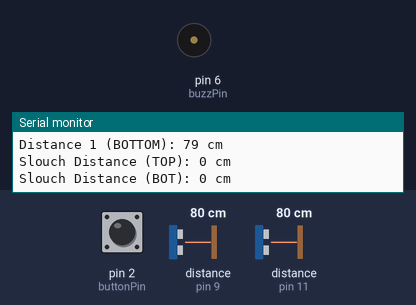
Recording of a sketch running on a simulated Arduino Uno, built with avr-gcc and run on an emulated ATmega328P. Parts: buzzer (waves = sounding), the last lines printed to the serial monitor. Wiring (inferred from the names in the program): 2 × ultrasonic range finder: trigger pin 10, echo pin 9 / trigger pin 12, echo pin 11. The inputs (shaded band) are chosen by the test bench; at power-on: pin 2 (buttonPin) LOW, distance to the obstacle (sensors on pin 9, pin 11) 80 cm. The echo pulse lasts 58.3 µs per cm.

Above: at 1.2 s.
1.3 s: pin 2 (buttonPin) pulled HIGH for 0.15 s
At 1.7 s:
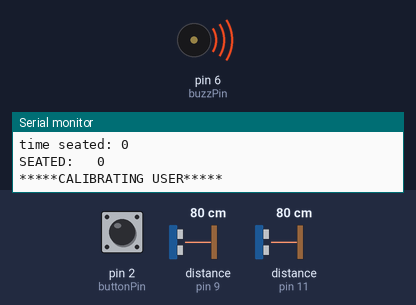
Timing chart, 0 to 12.3 s (numbered marks = the images above; inputs shaded):
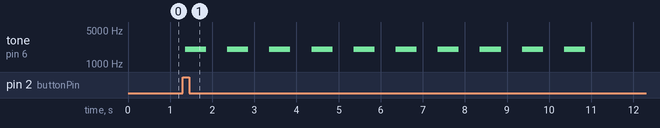

The sketch:

stretch_buddy.ino
```cpp
// ---------------------------------------------------------------- //
// Arduino
// ---------------------------------------------------------------- //

#define echoPin 11 // attach pin D2 Arduino to pin Echo of HC-SR04
#define trigPin 12 //attach pin D3 Arduino to pin Trig of HC-SR04
#define echoPin2 9
#define trigPin2 10
#define buzzPin 6
#define buttonPin 2 // button pin for calibration button
#define ledPin 3

// Set time for stretch reminder here in seconds
unsigned long time_stretch = 1200; // every 1200sec / 20min stretch alert!


// defines variables
//top sensor
long duration; // variable for the duration of sound wave travel
int distance; // variable for the distance measurement

// bottom sensor
long duration2; // variable for the duration of sound wave travel
int distance2; // variable for the distance measurement

bool start = true;
bool seated = false;
bool calibrating = false;

int slouch_distance_top = 0;
int slouch_distance_bottom = 0;
int button_state = 0;

unsigned long time_seated;
unsigned long time_cur;
unsigned long time_start;
unsigned long time_stretch_milis;


// at the start when sitting detected buzz the piezo for calibration
// after 5 buzzes, it is calibrated to your spine location
// if the user slouches too much, it buzzes
// if the user is seated for too long, it buzzes
// press button for recalibration once turned on

void setup() {
  pinMode(trigPin, OUTPUT); // Sets the trigPin as an OUTPUT
  pinMode(echoPin, INPUT); // Sets the echoPin as an INPUT

  pinMode(trigPin2, OUTPUT); // Sets the trigPin as an OUTPUT
  pinMode(echoPin2, INPUT); // Sets the echoPin as an INPUT

  time_stretch_milis = time_stretch * 1000;

  pinMode(buzzPin, OUTPUT);
  pinMode(buttonPin, INPUT);
  Serial.begin(9600); // // Serial Communication is starting with 9600 of baudrate speed
  Serial.println("Ultrasonic Sensor HC-SR04 Test"); // print some text in Serial Monitor
  Serial.print("Time stretch: ");
  Serial.println(time_stretch);
  Serial.print("Time stretch millis: ");
  Serial.println(time_stretch_milis);
}


void loop() {
  button_state = digitalRead(buttonPin);
  if (button_state == HIGH) {
    calibrate_user();
  }


  //Clears the trigPin condition
  digitalWrite(trigPin, LOW);
  digitalWrite(trigPin2, LOW);

  delayMicroseconds(2);
  // Sets the trigPin HIGH (ACTIVE) for 10 microseconds
  digitalWrite(trigPin, HIGH);

  delayMicroseconds(10);
  digitalWrite(trigPin, LOW);

  // Reads the echoPin, returns the sound wave travel time in microseconds
  duration = pulseIn(echoPin, HIGH);
  //Clears the trigPin condition
  digitalWrite(trigPin, LOW);

  digitalWrite(trigPin2, LOW);
  delayMicroseconds(2);
  // Sets the trigPin HIGH (ACTIVE) for 10 microseconds
  digitalWrite(trigPin2, HIGH);
  delayMicroseconds(10);
  digitalWrite(trigPin2, LOW);
  duration2 = pulseIn(echoPin2, HIGH);

  // Calculating the distance in cm from sensor
  distance = duration * 0.034 / 2; // top sensor
  distance2 = duration2 * 0.034 / 2; // bottom sensor

  if (start) {
    time_start = millis(); // get start time after start
  }

  time_cur = millis(); // get current time

  // if user really close to bottom sensor aka seated
  if(distance2 <= 50 && distance2 > 0) {
    if (!seated) {
      // wasnt seated but seated now
      // take time for calculating seated time
      time_seated = millis();
      seated = true;
    }

    if (calibrating && distance < 400) {
      slouch_distance_top = distance * 1.3;
      slouch_distance_bottom = distance2 * 2;

      calibrating = false;
    }

    if ((time_cur - time_seated) > (time_seated + time_stretch_milis)) {
      stretch_reminder();
    }

    // if top sensor reading is further than slouch distance then warn user!
    if ((slouch_distance_top > 0) && (slouch_distance_bottom > 0) && (distance < 400) && (distance2 < 400)) {
      if ((distance > slouch_distance_top) || (distance2 > slouch_distance_bottom)) {

      tone(buzzPin, 1000); // Send 1KHz sound signal...
      delay(100);        // ...for 1 sec
      noTone(buzzPin);     // Stop sound...
      delay(10);
      }
    }

  } else {
    if (distance2 < 400) {
      seated = false;
    }
  }

  // Displays the distance on the Serial Monitor
  Serial.print("Distance 2 (TOP): ");
  Serial.print(distance2);
  Serial.println(" cm");

  Serial.print("Distance 1 (BOTTOM): ");
  Serial.print(distance);
  Serial.println(" cm");

  Serial.print("Slouch Distance (TOP): ");
  Serial.print(slouch_distance_top);
  Serial.println(" cm");
  Serial.print("Slouch Distance (BOT): ");
  Serial.print(slouch_distance_bottom);
  Serial.println(" cm");
  Serial.print("time seated: ");
  Serial.println(time_seated);

  Serial.print("SEATED:   ");
  Serial.println(seated);

  // delay(1000);
}

void calibrate_user() {
  Serial.println("*****CALIBRATING USER*****");
  calibrating = true;
  for (int i = 0; i < 10; i++) {
    tone(buzzPin, 2000); // Send 1KHz sound signal...
    delay(500);        // ...for 1 sec
    noTone(buzzPin);     // Stop sound...
    delay(500);
  }

}


void stretch_reminder() {
  for (int i = 0; i < 5; i++) {
    tone(buzzPin, 1000); // Send 1KHz sound signal...
    delay(200);        // ...for 1 sec
    noTone(buzzPin);     // Stop sound...
    delay(200);
  }
}
```

Measured:
- after the input at 1.3 s, tone on pin 6 (buzzPin): alternates 2000 Hz for 0.50 s and silent for 0.50 s, 20 changes in all, then stays silent, starting after 0.06 s
